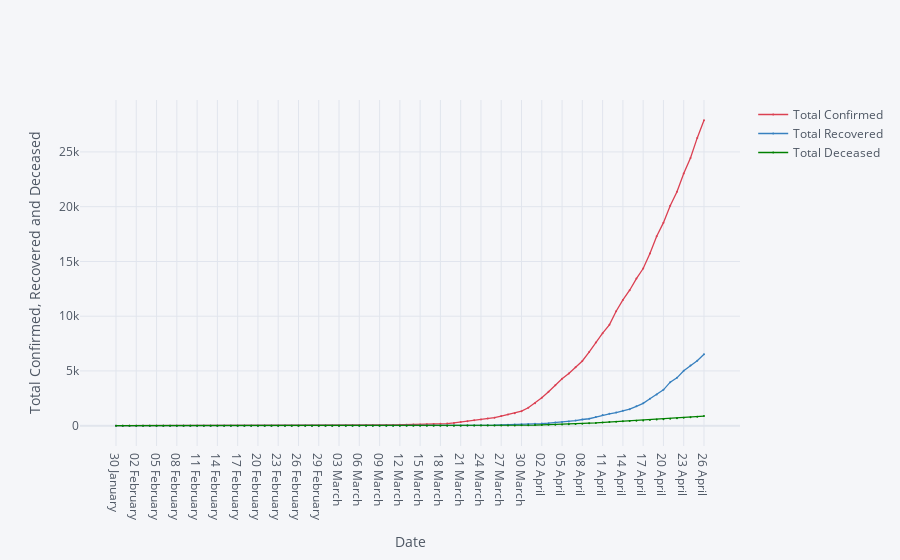

Notebook cell for this chart:
### Markdown cell above
# Total confirmed, recovered and deceased- datewise.

### Code cell
df6.iplot(kind= 'scatter', x= 'Date', y=['Total Confirmed', 'Total Recovered', 'Total Deceased'], mode= 'markers+lines', xTitle= 'Date', yTitle= 'Total Confirmed, Recovered and Deceased', color= ['red', 'blue', 'green'], size= 2)

### Figure 1 — Plotly figure (JSON) as saved in the notebook; plotly's stock layout.template omitted (floating-point values rounded to 4 significant figures)
{"data": [{"line": {"color": "rgba(219, 64, 82, 1.0)", "dash": "solid", "shape": "linear", "width": 1.3}, "marker": {"size": 2, "symbol": "circle"}, "mode": "markers+lines", "name": "Total Confirmed", "text": "", "type": "scatter", "x": ["30 January ", "31 January ", "01 February ", "02 February ", "03 February ", "04 February ", "05 February ", "06 February ", "07 February ", "08 February ", "09 February ", "10 February ", "11 February ", "12 February ", "13 February ", "14 February ", "15 February ", "16 February ", "17 February ", "18 February ", "19 February ", "20 February ", "21 February ", "22 February ", "23 February ", "24 February ", "25 February ", "26 February ", "27 February ", "28 February ", "29 February ", "01 March ", "02 March ", "03 March ", "04 March ", "05 March ", "06 March ", "07 March ", "08 March ", "09 March ", "10 March ", "11 March ", "12 March ", "13 March ", "14 March ", "15 March ", "16 March ", "17 March ", "18 March ", "19 March ", "20 March ", "21 March ", "22 March ", "23 March ", "24 March ", "25 March ", "26 March ", "27 March ", "28 March ", "29 March ", "30 March ", "31 March ", "01 April ", "02 April ", "03 April ", "04 April ", "05 April ", "06 April ", "07 April ", "08 April ", "09 April ", "10 April ", "11 April ", "12 April ", "13 April ", "14 April ", "15 April ", "16 April ", "17 April ", "18 April ", "19 April ", "20 April ", "21 April ", "22 April ", "23 April ", "24 April ", "25 April ", "26 April "], "y": [1, 1, 1, 2, 3, 3, 3, 3, 3, 3, 3, 3, 3, 3, 3, 3, 3, 3, 3, 3, 3, 3, 3, 3, 3, 3, 3, 3, 3, 3, 3, 3, 5, 6, 28, 30, 31, 34, 39, 48, 63, 71, 81, 91, 102, 112, 126, 146, 171, 198, 256, 334, 403, 497, 571, 657, 730, 883, 1019, 1139, 1326, 1635, 2059, 2545, 3105, 3684, 4293, 4777, 5349, 5914, 6727, 7598, 8452, 9210, 10453, 11484, 12370, 13431, 14353, 15724, 17304, 18543, 20080, 21372, 23039, 24447, 26282, 27889]}, {"line": {"color": "rgba(55, 128, 191, 1.0)", "dash": "solid", "shape": "linear", "width": 1.3}, "marker": {"size": 2, "symbol": "circle"}, "mode": "markers+lines", "name": "Total Recovered", "text": "", "type": "scatter", "x": ["30 January ", "31 January ", "01 February ", "02 February ", "03 February ", "04 February ", "05 February ", "06 February ", "07 February ", "08 February ", "09 February ", "10 February ", "11 February ", "12 February ", "13 February ", "14 February ", "15 February ", "16 February ", "17 February ", "18 February ", "19 February ", "20 February ", "21 February ", "22 February ", "23 February ", "24 February ", "25 February ", "26 February ", "27 February ", "28 February ", "29 February ", "01 March ", "02 March ", "03 March ", "04 March ", "05 March ", "06 March ", "07 March ", "08 March ", "09 March ", "10 March ", "11 March ", "12 March ", "13 March ", "14 March ", "15 March ", "16 March ", "17 March ", "18 March ", "19 March ", "20 March ", "21 March ", "22 March ", "23 March ", "24 March ", "25 March ", "26 March ", "27 March ", "28 March ", "29 March ", "30 March ", "31 March ", "01 April ", "02 April ", "03 April ", "04 April ", "05 April ", "06 April ", "07 April ", "08 April ", "09 April ", "10 April ", "11 April ", "12 April ", "13 April ", "14 April ", "15 April ", "16 April ", "17 April ", "18 April ", "19 April ", "20 April ", "21 April ", "22 April ", "23 April ", "24 April ", "25 April ", "26 April "], "y": [0, 0, 0, 0, 0, 0, 0, 0, 0, 0, 0, 0, 0, 0, 1, 1, 1, 2, 2, 2, 2, 3, 3, 3, 3, 3, 3, 3, 3, 3, 3, 3, 3, 3, 3, 3, 3, 3, 3, 3, 4, 4, 4, 10, 10, 13, 14, 15, 15, 20, 23, 23, 23, 25, 40, 43, 50, 75, 85, 102, 137, 150, 169, 191, 230, 286, 329, 394, 469, 565, 635, 786, 972, 1086, 1198, 1365, 1509, 1767, 2040, 2466, 2854, 3273, 3976, 4370, 5012, 5496, 5938, 6523]}, {"line": {"color": "rgba(0, 128, 0, 1.0)", "dash": "solid", "shape": "linear", "width": 1.3}, "marker": {"size": 2, "symbol": "circle"}, "mode": "markers+lines", "name": "Total Deceased", "text": "", "type": "scatter", "x": ["30 January ", "31 January ", "01 February ", "02 February ", "03 February ", "04 February ", "05 February ", "06 February ", "07 February ", "08 February ", "09 February ", "10 February ", "11 February ", "12 February ", "13 February ", "14 February ", "15 February ", "16 February ", "17 February ", "18 February ", "19 February ", "20 February ", "21 February ", "22 February ", "23 February ", "24 February ", "25 February ", "26 February ", "27 February ", "28 February ", "29 February ", "01 March ", "02 March ", "03 March ", "04 March ", "05 March ", "06 March ", "07 March ", "08 March ", "09 March ", "10 March ", "11 March ", "12 March ", "13 March ", "14 March ", "15 March ", "16 March ", "17 March ", "18 March ", "19 March ", "20 March ", "21 March ", "22 March ", "23 March ", "24 March ", "25 March ", "26 March ", "27 March ", "28 March ", "29 March ", "30 March ", "31 March ", "01 April ", "02 April ", "03 April ", "04 April ", "05 April ", "06 April ", "07 April ", "08 April ", "09 April ", "10 April ", "11 April ", "12 April ", "13 April ", "14 April ", "15 April ", "16 April ", "17 April ", "18 April ", "19 April ", "20 April ", "21 April ", "22 April ", "23 April ", "24 April ", "25 April ", "26 April "], "y": [0, 0, 0, 0, 0, 0, 0, 0, 0, 0, 0, 0, 0, 0, 0, 0, 0, 0, 0, 0, 0, 0, 0, 0, 0, 0, 0, 0, 0, 0, 0, 0, 0, 0, 0, 0, 0, 0, 0, 0, 0, 0, 1, 1, 2, 2, 2, 3, 3, 4, 4, 4, 7, 9, 10, 11, 16, 19, 24, 27, 41, 47, 53, 69, 83, 96, 118, 134, 161, 181, 227, 249, 289, 331, 358, 395, 422, 448, 486, 521, 559, 592, 645, 681, 721, 780, 824, 880]}], "layout": {"legend": {"bgcolor": "#F5F6F9", "font": {"color": "#4D5663"}}, "paper_bgcolor": "#F5F6F9", "plot_bgcolor": "#F5F6F9", "title": {"font": {"color": "#4D5663"}}, "xaxis": {"gridcolor": "#E1E5ED", "showgrid": true, "tickfont": {"color": "#4D5663"}, "title": {"font": {"color": "#4D5663"}, "text": "Date"}, "zerolinecolor": "#E1E5ED"}, "yaxis": {"gridcolor": "#E1E5ED", "showgrid": true, "tickfont": {"color": "#4D5663"}, "title": {"font": {"color": "#4D5663"}, "text": "Total Confirmed, Recovered and Deceased"}, "zerolinecolor": "#E1E5ED"}}}
